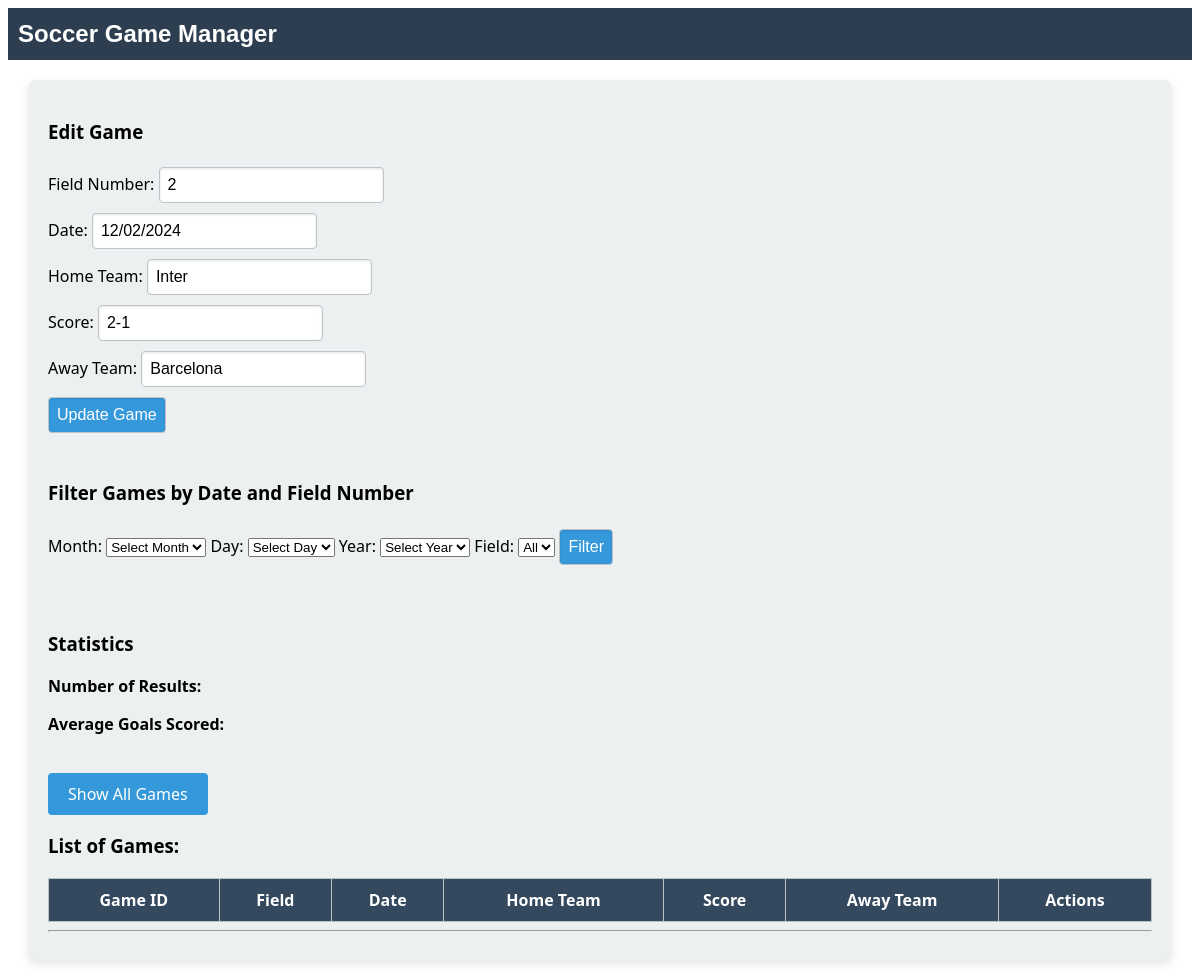
Page /edit/2 on the committed database.
### app.py (models this page shows)
class Game(db.Model):
    game_id = db.Column(db.Integer, primary_key=True)
    field = db.Column(db.String(100), nullable=False)
    date = db.Column(db.String(50), nullable=False)
    score = db.Column(db.String(20), nullable=True)
    home_team = db.Column(db.String(100), nullable=False)
    away_team = db.Column(db.String(100), nullable=False)

### app.py (the view)
@app.route("/edit/<int:game_id>")
def edit(game_id):
    game_to_edit = Game.query.get(game_id)
    if not game_to_edit:
        return "Game not found", 404
    return render_template("games.html", rows=[], game_to_edit=game_to_edit)

### templates/games.html (shortened to what this page needs)
{% extends "layout.html" %}
{% block content %}
<form action="{{ url_for('home') }}" method="POST">
    <h3>{% if game_to_edit %}Edit Game{% else %}Add New Game{% endif %}</h3>
    Field Number: <input type="text" name="field" pattern="^(100|[1-9][0-9]?)$" value="{{ game_to_edit.field if game_to_edit else '' }}" required><br>
    Date: <input type="text" name="date" placeholder="MM/DD/YYYY" pattern="^(0[1-9]|1[0-2])/(0[1-9]|[12][0-9]|3[01])/\d{4}$" value="{{ game_to_edit.date if game_to_edit else '' }}" required><br>
    Home Team: <input type="text" name="home_team" value="{{ game_to_edit.home_team if game_to_edit else '' }}" required><br>
    Score: <input type="text" name="score" value="{{ game_to_edit.score if game_to_edit else '' }}"><br>
    Away Team: <input type="text" name="away_team" value="{{ game_to_edit.away_team if game_to_edit else '' }}" required><br>
    <input type="submit" value="{% if game_to_edit %}Update Game{% else %}Add Game{% endif %}"><br><br>
</form>
<h3>Filter Games by Date and Field Number</h3>
<form action="{{ url_for('filter') }}" method="GET">
    <label for="month">Month:</label>
    <select name="month" id="month">
        <option value="" disabled selected>Select Month</option>
    </select>
    <label for="day">Day:</label>
    <select name="day" id="day">
        <option value="" disabled selected>Select Day</option>
    </select>
    <label for="year">Year:</label>
    <select name="year" id="year">
        <option value="" disabled selected>Select Year</option>
    </select>
    <label for="field">Field:</label>
    <select name="field" id="field">
        <option value="All" {% if selected_field == "All" %}selected{% endif %}>All</option>
    </select>
    <input type="submit" value="Filter">
</form>
<br>
{% if num_results is not none %}
<h3>Statistics</h3>
<p><strong>Number of Results:</strong> {{ num_results }}</p>
<p><strong>Average Goals Scored:</strong> {{ avg_goals }}</p>
{% endif %}
<br>
<a href="{{ url_for('home') }}" class="button">Show All Games</a>
<h3>List of Games:</h3>
<table border="1">
    <tr>
        <th>Game ID</th>
        <th>Field</th>
        <th>Date</th>
        <th>Home Team</th>
        <th>Score</th>
        <th>Away Team</th>
        <th>Actions</th>
    </tr>
</table>
{% endblock %}

### static/site.css (style rules this page uses)
.button { display: inline-block; padding: 10px 20px; font-size: 1em; color: white; background-color: #3498db; border: none; border-radius: 4px; text-decoration: none; cursor: pointer; text-align: center; transition: background-color 0.3s ease; }
table { width: 100%; border-collapse: collapse; margin-top: 20px; }
th, td { border: 1px solid #bdc3c7; padding: 10px; text-align: center; }
th { background-color: #34495e; color: white; }
form { margin-bottom: 20px; }
input[type="text"], input[type="submit"] { padding: 8px; margin: 5px 0; border: 1px solid #bdc3c7; border-radius: 4px; box-shadow: inset 0 1px 3px rgba(0, 0, 0, 0.1); font-size: 1em; }
input[type="submit"] { background-color: #3498db; color: white; cursor: pointer; transition: background-color 0.3s ease; }

### rows in the picture
Game: field "2", date "12/02/2024", home_team "Inter", score "2-1", away_team "Barcelona"
